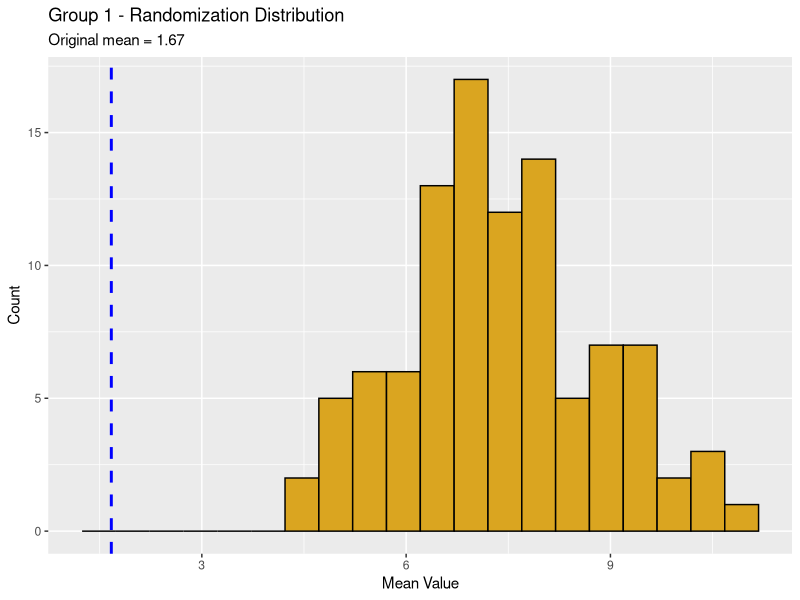
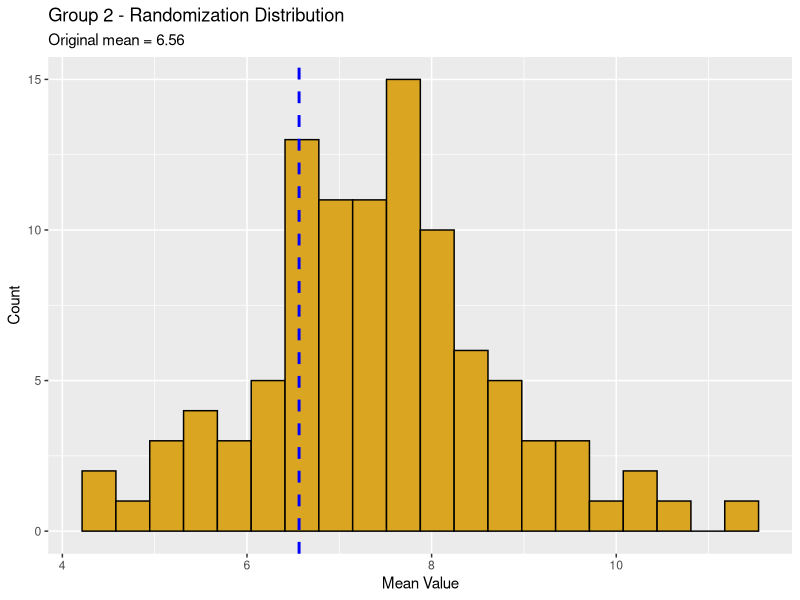
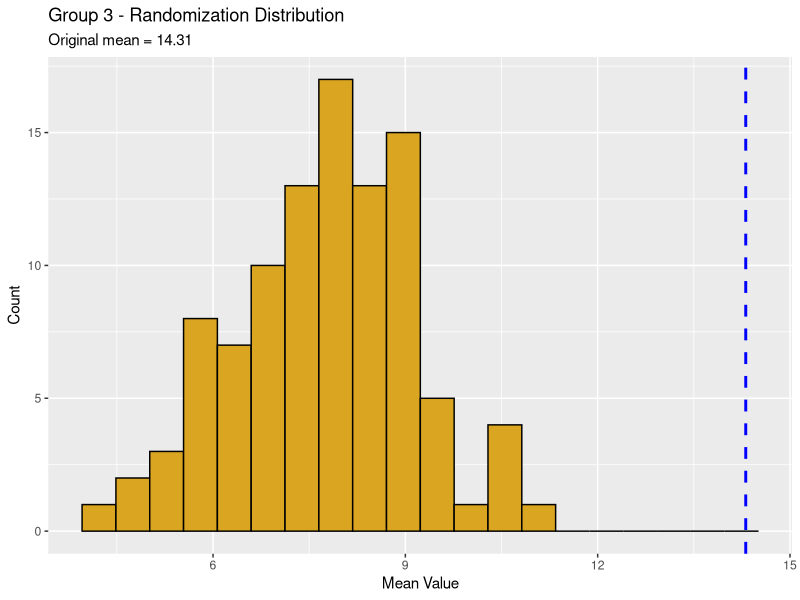

These charts were generated, in order, by the following R code:
## ---- chunk 1
library("ggplot2")


# Created for loop to count zeros  

count_zero_loop <- function(vector) {
    counter <- 0
    for (z in seq_along(vector)) {
        if (vec[z] == 0) {
            counter <- counter + 1
        }
    }
    return(counter)
}

# Using subsetting instead of a loop

count_zero_subset <- function(vector) {
    return(sum(vector == 0))
}

# Function to create matrix in which each element is the product of the row number * the column number.

product_matrix <- function(rows, cols) {
    matrix(outer(1:rows, 1:cols, FUN = "*"), nrow = rows, ncol = cols)
}

# Simulate a dataset with 3 groups of data, each group drawn from a distribution with a different mean. The final data frame should have 1 column for group and 1 column for the response variable.

set.seed(1000)

three_group_dataset <- c(rep("Group_1", 10), rep("Group_2", 10), rep("Group_3", 10))

response <- c(rnorm(10, mean = 2, sd = 1), rnorm(10, mean = 7, sd = 1), rnorm(10, mean = 14, sd = 1))

df_three_group_dataset <- data.frame(group = three_group_dataset, res = response)

group_means <- tapply(df_three_group_dataset$res, df_three_group_dataset$group, mean) 
print(group_means)

# Write a custom function that 1) reshuffles the response variable, and 2) calculates the mean of each group in the reshuffled data. Store the means in a vector of length 3.

shuffle_values <- function(data) {
    data$res <- sample(data$res)
    group_means <- tapply(data$res, data$group, mean)
    return(group_means)
}

# Use a for loop to repeat the function in b 100 times. Store the results in a data frame that has 1 column indicating the replicate number and 1 column for each new group mean, for a total of 4 columns.

n_sim <- 100
sim <- data.frame(replicate = 1:n_sim, Group1_mean = rep(NA, n_sim), Group2_mean = rep(NA, n_sim), Group3_mean = rep(NA, n_sim))

for (z in seq_len(n_sim)) {
    means <- shuffle_values(df_three_group_dataset)
    sim$Group1_mean[z] <-means[1]
    sim$Group2_mean[z] <-means[2]
    sim$Group3_mean[z] <-means[3]
}

#Use qplot() to create a histogram of the means for each reshuffled group. Or, if you want a challenge, use ggplot() to overlay all 3 histograms in the same figure. How do the distributions of reshuffled means compare to the original means?

library(ggplot2)
group1_data <- data.frame(Mean = sim$Group1_mean)
group2_data <- data.frame(Mean = sim$Group2_mean)
group3_data <- data.frame(Mean = sim$Group3_mean)

#Histogram 1
ggplot(group1_data, aes(x = Mean)) +
  geom_histogram(bins = 20, fill = "goldenrod", color = "black") +
  geom_vline(xintercept = group_means[1], color = "blue", linetype = "dashed", size = 1) +
  labs(title = "Group 1 - Randomization Distribution",
       subtitle = paste("Original mean =", round(group_means[1], 2)),
       x = "Mean Value",
       y = "Count")
#Histogram 2
ggplot(group2_data, aes(x = Mean)) +
  geom_histogram(bins = 20, fill = "goldenrod", color = "black") +
  geom_vline(xintercept = group_means[2], color = "blue", linetype = "dashed", size = 1) +
  labs(title = "Group 2 - Randomization Distribution",
       subtitle = paste("Original mean =", round(group_means[2], 2)),
       x = "Mean Value",
       y = "Count")

#Histogram 3
ggplot(group3_data, aes(x = Mean)) +
  geom_histogram(bins = 20, fill = "goldenrod", color = "black") +
  geom_vline(xintercept = group_means[3], color = "blue", linetype = "dashed", size = 1) +
  labs(title = "Group 3 - Randomization Distribution",
       subtitle = paste("Original mean =", round(group_means[3], 2)),
       x = "Mean Value",
       y = "Count")

# the distributions reshuffled shows what the means would look like if there was no difference between difference groups. Since there were original group means above and belowed the reshuffled means, it shows that the differences are not due to chance but moreso that there are true differences between means. 
